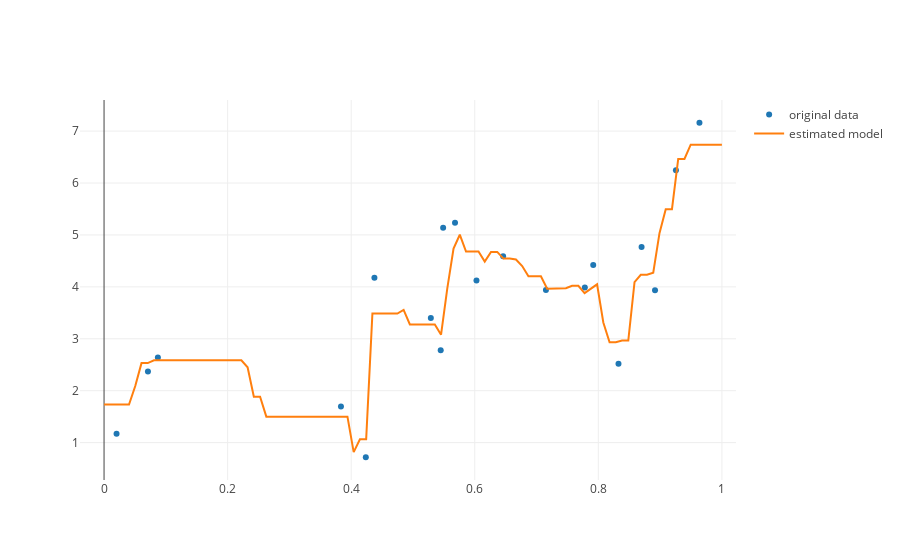

Source (notebook cell):
### Markdown cell above
Scikit-learn also has some more sophisticated models, which can respond to finer features in the data:

### Code cell
# Fit a Random Forest
from sklearn.ensemble import RandomForestRegressor
ran_for = RandomForestRegressor()
ran_for.fit(X, y)

# Plot the data and the model prediction
X_all = np.linspace(0, 1, 100)[:, np.newaxis]
y_predict = ran_for.predict(X_all)

iplot([
        go.Scatter(x=X.ravel(), y=y, mode='markers', name='original data'),
        go.Scatter(x=X_all.ravel(), y=y_predict, name='estimated model')
    ])
